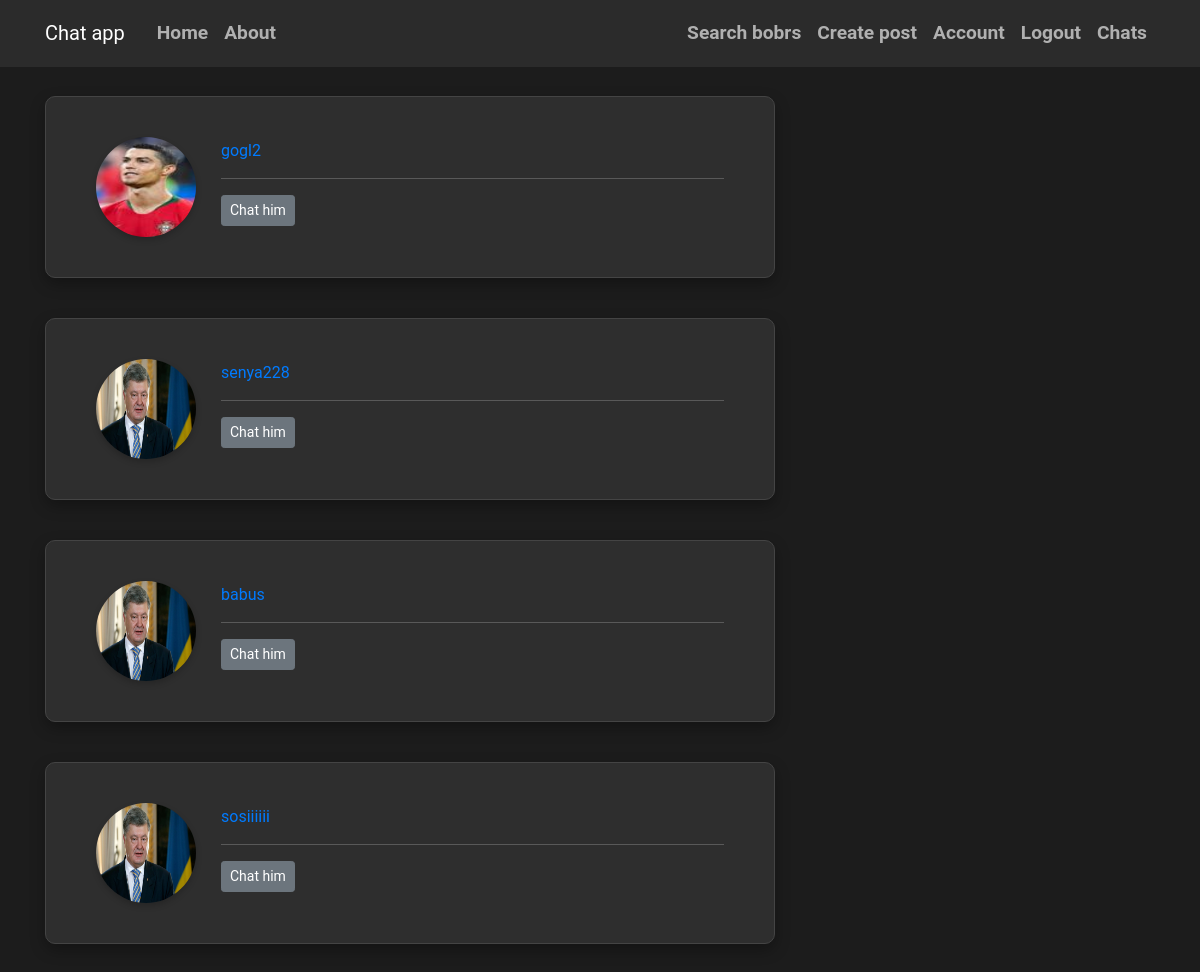
Before: /chats/lol12 (signed in) with the older database file.
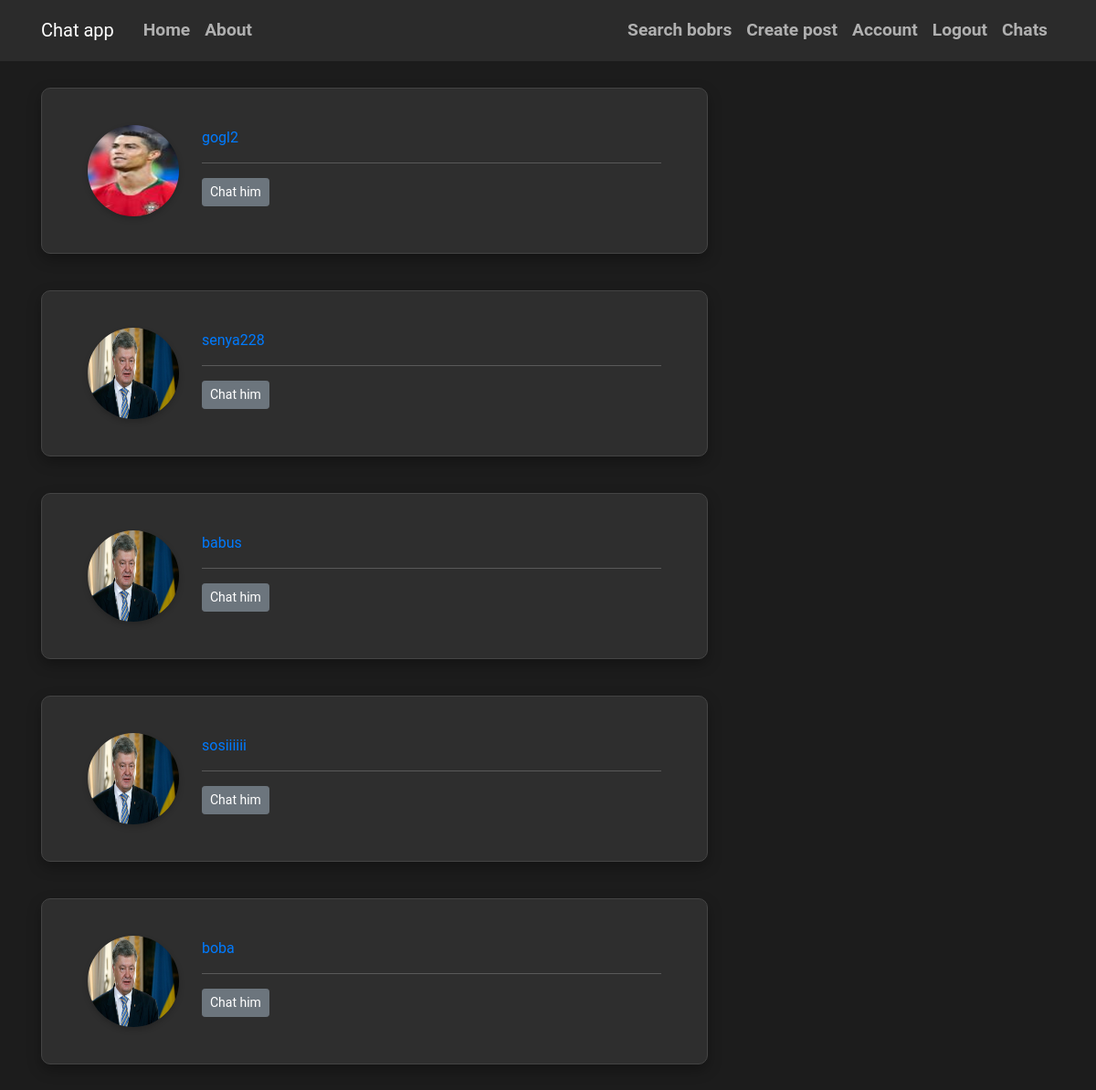
After: the same page with the newer database file.
### flaskblog/models.py (models this page shows, shortened)
class User(db.Model, UserMixin):
    id = db.Column(db.Integer, primary_key=True)
    username = db.Column(db.String(20), unique=True, nullable=False)
    email = db.Column(db.String(120), unique=True, nullable=False)
    image_file = db.Column(db.String(20), nullable=False, default='default.jpg')
    password = db.Column(db.String(60), nullable=False)
    posts = db.relationship('Post', backref='author', lazy=True)
    followed = db.relationship('Follow', foreign_keys='Follow.follower_id',
                               back_populates='follower', lazy='dynamic',
                               cascade='all, delete-orphan')
    followers = db.relationship('Follow', foreign_keys='Follow.followed_id',
                                back_populates='followed', lazy='dynamic',
                                cascade='all, delete-orphan')
    sent_messages = db.relationship('Message', foreign_keys='Message.sender_id',
                                    back_populates='sender', lazy=True)
    received_messages = db.relationship('Message', foreign_keys='Message.recipient_id',
                                        back_populates='recipient', lazy=True)

### flaskblog/routes.py (the view)
@app.route("/chats/<username>")
@login_required
def chats(username):
    contacts = db.session.query(Message.sender_id, Message.recipient_id).filter(
        or_(
            Message.sender_id == current_user.id,
            Message.recipient_id == current_user.id
        )
    ).all()
    user_ids=set()
    for sender_id,recipient_id in contacts:
        if sender_id!=current_user.id:
            user_ids.add(sender_id)
        if recipient_id!=current_user.id:
            user_ids.add(recipient_id)
    users = User.query.filter(User.id.in_(user_ids)).all()
    for user in users:
        pass
    return render_template('chats.html',users=users)

### flaskblog/models.py (called while the page is built)
@login_manager.user_loader
def load_user(user_id):
    return User.query.get(int(user_id))

### flaskblog/templates/chats.html
{% extends "base.html" %}
{% block content %}
{% for user in users %}
    <article class="media content-section">
        <img class="rounded-circle article-img" src="{{ url_for('static', filename='pictures/' + user.image_file) }}" alt="">
        <div class="media-body">
            <div class="article-metadata">
                <a class="mr-2" href="{{ url_for('user_info', username=user.username) }}">{{ user.username }}</a>
            </div>
            <a class="btn btn-secondary btn-sm mt-1 mb-1" href="{{ url_for('chat',recipient_username=user.username) }}">Chat him</a>
        </div>
    </article>
{% endfor %}
{% endblock %}

### flaskblog/templates/base.html (shortened to what this page needs)
<!DOCTYPE html>
<html lang="en">
<head>
    <link rel="stylesheet" href="https://cdn.jsdelivr.net/npm/bootstrap@4.0.0/dist/css/bootstrap.min.css">
    <link rel="stylesheet" href="{{ url_for('static', filename='main.css') }}">
  </head>
<body>
<header class="site-header">
    <nav class="navbar navbar-expand-md navbar-dark bg-steel fixed-top">
        <div class="container">
            <a class="navbar-brand mr-4" href="/">Chat app</a>
            <div class="collapse navbar-collapse" id="navbarToggle">
                <div class="navbar-nav mr-auto">
                    <a class="nav-item nav-link" href="{{ url_for('home') }}">Home</a>
                    <a class="nav-item nav-link" href="{{ url_for('about') }}">About</a>
                </div>
                <div class="navbar-nav">
                    {% if current_user.is_authenticated %}
                        <a class="nav-item nav-link" href="{{ url_for('search') }}">Search bobrs</a>
                        <a class="nav-item nav-link" href="{{ url_for('create_post') }}">Create post</a>
                        <a class="nav-item nav-link" href="{{ url_for('account') }}">Account</a>
                        <a class="nav-item nav-link" href="{{ url_for('logout') }}">Logout</a>
                        <a class="nav-item nav-link" href="{{ url_for('chats',username=current_user.username) }}">Chats</a>
                    {% else %}
                        <a class="nav-item nav-link" href="{{ url_for('login') }}">Login</a>
                        <a class="nav-item nav-link" href="{{ url_for('register') }}">Register</a>
                    {% endif %}
                </div>
            </div>
        </div>
    </nav>
</header>
<main role="main" class="container">
    <div class="row">
        <div class="col-md-8">
            {% block content %}{% endblock %}
        </div>
        <div class="col-md-4">
        </div>
    </div>
</main>
</body>
</html>

### flaskblog/static/main.css (style rules this page uses)
body { background: #1c1c1c; color: #f8f8f8; margin-top: 6rem; font-family: 'Roboto', sans-serif; line-height: 1.8; }
.bg-steel { background-color: #2b2b2b; }
.site-header .navbar-nav .nav-link { color: #b0b0b0; font-weight: 600; font-size: 1.2rem; transition: color 0.3s ease; }
.content-section { background: #2e2e2e; padding: 40px 50px; border: 1px solid #444444; border-radius: 10px; box-shadow: 0 6px 15px rgba(0, 0, 0, 0.3); margin-bottom: 40px; }
.article-img { height: 100px; width: 100px; margin-right: 25px; border-radius: 50%; box-shadow: 0 3px 6px rgba(0, 0, 0, 0.2); }
.article-metadata { padding-bottom: 12px; margin-bottom: 12px; border-bottom: 1px solid #595959; font-size: 1rem; color: #a0a0a0; }

Changed rows visible on the page:
added User: image_file (placeholder picture), username "boba"
